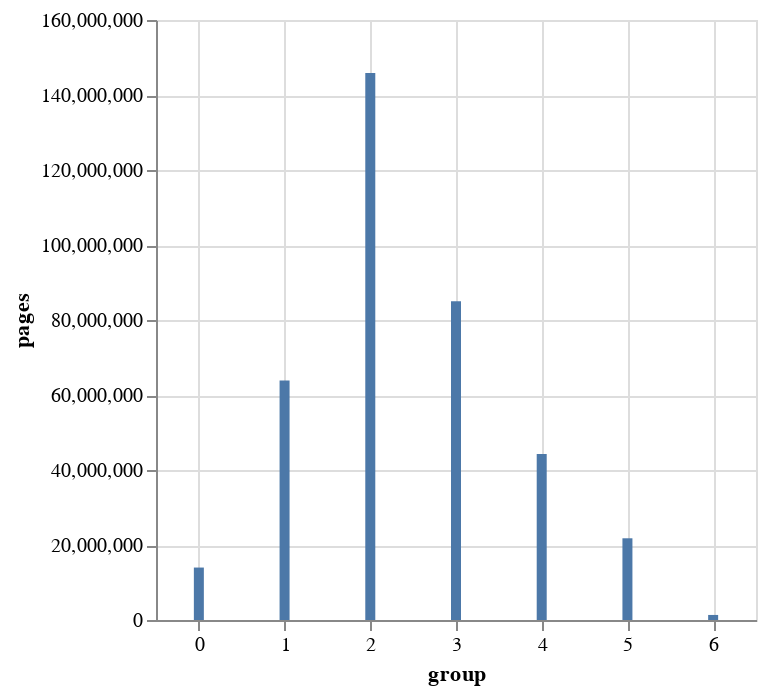

Write notebook code for a chart like this one.
### Markdown cell above
## Conclusion

Now that we have a list of IDs, we can prepare a sample for annotation with better educational density. This methodology is labor intensive, but so is data annotation. If we can find viable websites, I think it is worth the effort. To wrap things up, lets segment the corpus by its contributing domains, grouped by the number of pages those domains contributed.

### Code cell
# Function to assign group based on the 'count' column
def assign_group(count):
    return int(log10(count))

# Create the DataFrame and add the 'group' column
df = pl.read_parquet('preprocessed.parquet')
df = df.with_columns(
    pl.col("count").map_elements(lambda x: assign_group(x), return_dtype=pl.Int32).alias("group")
)

# First, we calculate the total sum of 'count' for the entire dataset
total_url_sum = df.select(pl.sum("count")).to_numpy()[0][0]

# Grouping and aggregating
result = (
    df.group_by("group")
      .agg([
          pl.min("count").alias("group_min"),   # Min of 'count' within the group
          pl.max("count").alias("group_max"),   # Max of 'count' within the group
          pl.count("domain").alias("domains"),  # Count of domain entries per group
          pl.sum("count").alias("pages")   # Sum of 'count' per group
      ])
      .with_columns(
          # Adding the 'corpus_perc' column as the percentage of the total sum
          ((pl.col("pages") / total_url_sum * 100).round(2)).alias("corpus_perc")
      )

).sort('group')

print ('Total Domains:', f"{result['domains'].sum():,}")
print ('Total URLs:', f"{result['pages'].sum():,}")
print(result)
result.plot.bar(
    x = 'group',
    y = 'pages'
)

### Figure 1 — Vega-Lite specification as saved in the notebook (floating-point values rounded to 4 significant figures)
{"config": {"view": {"continuousWidth": 300, "continuousHeight": 300}}, "data": {"name": "data-b4fb3901ff329941a620a1c09ffe4abc"}, "mark": {"type": "bar", "tooltip": true}, "encoding": {"x": {"field": "group", "type": "quantitative"}, "y": {"field": "pages", "type": "quantitative"}}, "params": [{"name": "param_2", "select": {"type": "interval", "encodings": ["x", "y"]}, "bind": "scales"}], "$schema": "https://vega.github.io/schema/vega-lite/v5.20.1.json", "datasets": {"data-b4fb3901ff329941a620a1c09ffe4abc": [{"group": 0, "group_min": 1, "group_max": 9, "domains": 4917634, "pages": 13986881, "corpus_perc": 3.72}, {"group": 1, "group_min": 10, "group_max": 99, "domains": 1984799, "pages": 63838337, "corpus_perc": 16.97}, {"group": 2, "group_min": 100, "group_max": 999, "domains": 541777, "pages": 145888934, "corpus_perc": 38.79}, {"group": 3, "group_min": 1000, "group_max": 9996, "domains": 40324, "pages": 85025677, "corpus_perc": 22.61}, {"group": 4, "group_min": 10001, "group_max": 99243, "domains": 1812, "pages": 44257590, "corpus_perc": 11.77}, {"group": 5, "group_min": 100078, "group_max": 908818, "domains": 105, "pages": 21790404, "corpus_perc": 5.79}, {"group": 6, "group_min": 1346922, "group_max": 1346922, "domains": 1, "pages": 1346922, "corpus_perc": 0.36}]}}
